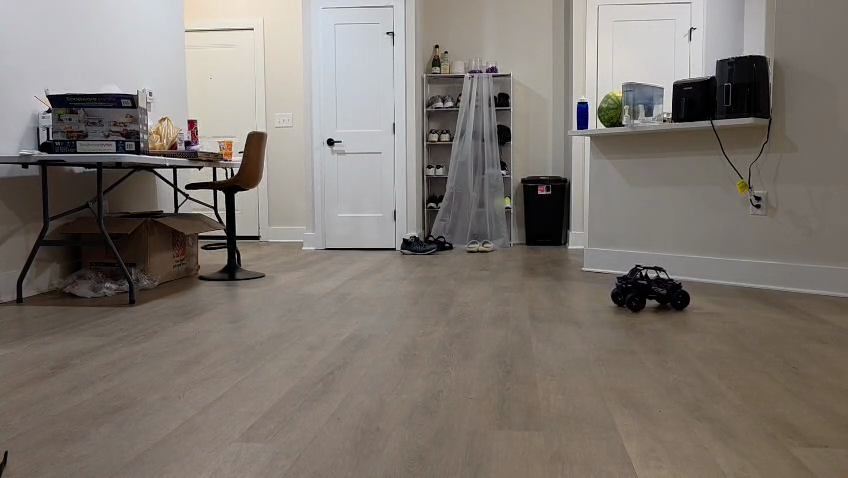
#> input picture frames/video1_frame_a.png, 848 x 478 px; the run also reads 1 picture not shown here
$ python build_report.py
#> lines starting #> are read from the running program, lines starting #| are printed output that depends on the picture
"""Build the evidence-based PDF: python report_assets/build_report.py.

Reads existing assignment results, cross-checks tracking with independent template
matching, and writes the report and validation CSVs. Does not alter core scripts.
"""
import csv
import textwrap
from pathlib import Path

import cv2
import numpy as np
from PIL import Image, ExifTags
import matplotlib
matplotlib.use('Agg')
import matplotlib.pyplot as plt
from matplotlib.backends.backend_pdf import PdfPages

PROJECT = Path(__file__).resolve().parents[1]
ASSETS = PROJECT / 'report_assets'
OUTPUT = ASSETS / 'Harshit_Jain_CSC8830_Assignment6_Report_corrected.pdf'
GITHUB_URL = 'ADD ACCESSIBLE LINK BEFORE SUBMISSION'
plt.rcParams.update({'font.family': 'DejaVu Sans', 'font.size': 10})


def read_csv(path):
    with path.open(newline='') as file:
        return list(csv.DictReader(file))


def read_image(path):
    image = cv2.imread(str(path))
#> image is the input picture: shape (478, 848, 3); mean B, G, R 113.1, 119.7, 127
    if image is None:
        raise ValueError(f'Cannot read {path}')
    return image


def independent_tracks(name):
    """Find pixel correspondences without using LK destinations to guide search.

    A 15x15 patch around each initial feature is searched within +/-45 pixels
    using normalized correlation. Reference locations are integer pixel centers,
    so they do not resolve subpixel motion. These are independent measurements,
    not manually clicked ground truth. Ambiguous matches are marked explicitly.
    """
    a = read_image(PROJECT / 'frames' / f'{name}_frame_a.png')
    b = read_image(PROJECT / 'frames' / f'{name}_frame_b.png')
    gray_a = cv2.cvtColor(a, cv2.COLOR_BGR2GRAY)
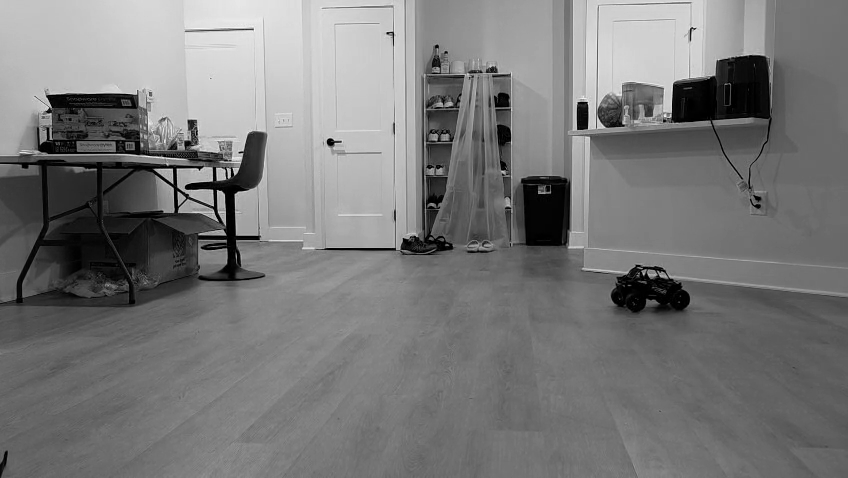
#> gray_a: shape (478, 848); min 0, max 250, mean 121.2
    gray_b = cv2.cvtColor(b, cv2.COLOR_BGR2GRAY)
    height, width = gray_a.shape
#> (the rest of the program and of its run is left out)
